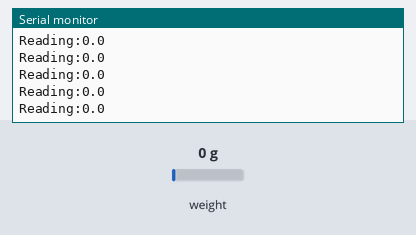
Simulated run of this sketch. Board: Arduino Uno, built with avr-gcc and run on an emulated ATmega328P. Shown: the last lines printed to the serial monitor. Inputs (shaded band) come from the test bench; at power-on: weight on the scale 0 g.

Above: at 3.3 s.
3.4 s: weight on the scale set to 100 g
At 3.46 s:
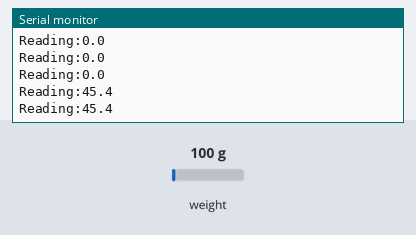
4.9 s: weight on the scale set to 1250 g
At 4.97 s:
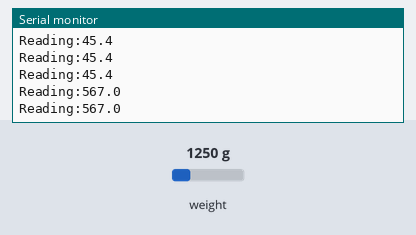
Timing chart, 0 to 7.9 s (numbered marks = the images above; inputs shaded):
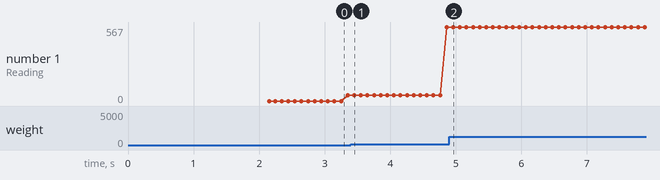

The sketch:

SparkFun_HX711_Calibration.ino
```cpp
#include "HX711.h" //This library can be obtained here http://librarymanager/All#Avia_HX711

#define LOADCELL_DOUT_PIN  1
#define LOADCELL_SCK_PIN  2

HX711 scale;

float calibration_factor = -94850; //airpods(42g) -115050 //motor(195g) -78600 //lood(2883.3g)

void setup() {
  Serial.begin(9600);
  Serial.println("HX711 calibration sketch");
  Serial.println("Remove all weight from scale");
  Serial.println("After readings begin, place known weight on scale");
  Serial.println("Press + or a to increase calibration factor");
  Serial.println("Press - or z to decrease calibration factor");

  scale.begin(LOADCELL_DOUT_PIN, LOADCELL_SCK_PIN);
  scale.set_scale();
  scale.tare();	//Reset the scale to 0

  long zero_factor = scale.read_average(); //Get a baseline reading
  Serial.print("Zero factor: "); //This can be used to remove the need to tare the scale. Useful in permanent scale projects.
  Serial.println(zero_factor);
}

void loop() {

  scale.set_scale(calibration_factor); //Adjust to this calibration factor

  Serial.print("Reading:");
  float weight_kg = scale.get_units() * 0.453592; // Convert lbs to Kg
  float weight_g = weight_kg * 1000; // Convert Kg to g
  Serial.print(weight_g, 1); // Display weight in grams with one decimal place
  //Serial.print(" g");

  //Serial.print(" calibration_factor: ");
  //Serial.print(calibration_factor);
  Serial.println();

  if(Serial.available())
  {
    char temp = Serial.read();
    if(temp == '+' || temp == 'a')
      calibration_factor += 100;
    else if(temp == '-' || temp == 'z')
      calibration_factor -= 100;
  }
}
```

Measured:
- after the input at 3.4 s, the serial monitor: prints a new line after 0.05 s (image 1)
- after the input at 4.9 s, the serial monitor: prints a new line after 0.06 s (image 2)
- plotted number 1: 45.4 → 567 after the input at 3.4 s
